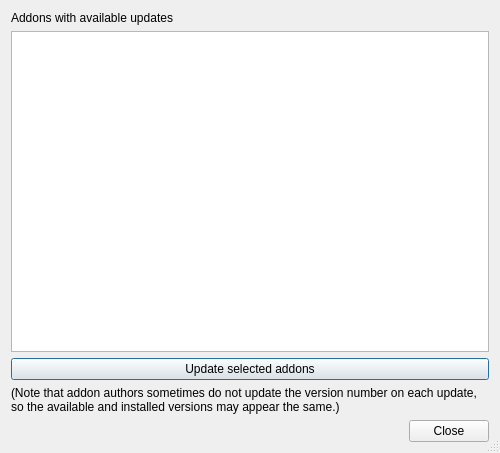
<?xml version="1.0" encoding="UTF-8"?>
<ui version="4.0">
 <class>Dialog</class>
 <widget class="QDialog" name="Dialog">
  <property name="geometry">
   <rect>
    <x>0</x>
    <y>0</y>
    <width>500</width>
    <height>453</height>
   </rect>
  </property>
  <property name="windowTitle">
   <string>Update Addons</string>
  </property>
  <property name="sizeGripEnabled">
   <bool>true</bool>
  </property>
  <property name="modal">
   <bool>true</bool>
  </property>
  <layout class="QVBoxLayout" name="verticalLayout">
   <item>
    <widget class="QLabel" name="header_label">
     <property name="text">
      <string>Addons with available updates</string>
     </property>
    </widget>
   </item>
   <item>
    <widget class="QTableView" name="table_view">
     <property name="horizontalScrollBarPolicy">
      <enum>Qt::ScrollBarAlwaysOff</enum>
     </property>
     <property name="selectionMode">
      <enum>QAbstractItemView::NoSelection</enum>
     </property>
     <property name="selectionBehavior">
      <enum>QAbstractItemView::SelectRows</enum>
     </property>
     <attribute name="verticalHeaderVisible">
      <bool>false</bool>
     </attribute>
    </widget>
   </item>
   <item>
    <widget class="QPushButton" name="update_button">
     <property name="text">
      <string>Update selected addons</string>
     </property>
    </widget>
   </item>
   <item>
    <widget class="QLabel" name="version_warning_label">
     <property name="text">
      <string>(Note that addon authors sometimes do not update the version number on each update, so the available and installed versions may appear the same.)</string>
     </property>
     <property name="wordWrap">
      <bool>true</bool>
     </property>
    </widget>
   </item>
   <item>
    <widget class="QDialogButtonBox" name="button_box">
     <property name="orientation">
      <enum>Qt::Horizontal</enum>
     </property>
     <property name="standardButtons">
      <set>QDialogButtonBox::Close</set>
     </property>
    </widget>
   </item>
  </layout>
 </widget>
 <resources/>
 <connections>
  <connection>
   <sender>button_box</sender>
   <signal>accepted()</signal>
   <receiver>Dialog</receiver>
   <slot>accept()</slot>
   <hints>
    <hint type="sourcelabel">
     <x>248</x>
     <y>254</y>
    </hint>
    <hint type="destinationlabel">
     <x>157</x>
     <y>274</y>
    </hint>
   </hints>
  </connection>
  <connection>
   <sender>button_box</sender>
   <signal>rejected()</signal>
   <receiver>Dialog</receiver>
   <slot>reject()</slot>
   <hints>
    <hint type="sourcelabel">
     <x>316</x>
     <y>260</y>
    </hint>
    <hint type="destinationlabel">
     <x>286</x>
     <y>274</y>
    </hint>
   </hints>
  </connection>
 </connections>
</ui>
